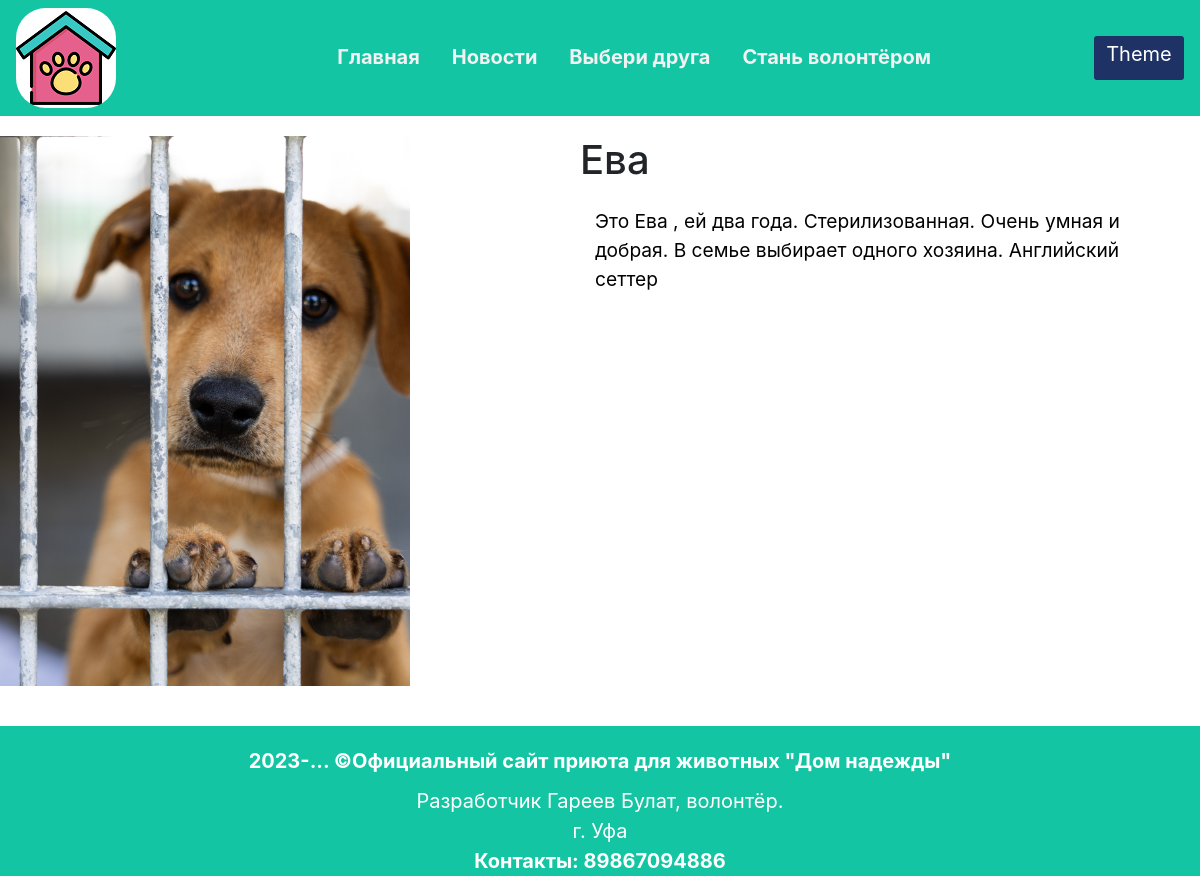
Page /pets/2/ on the committed database.
### page/models.py (models this page shows, shortened)
class Animal(models.Model):
    photo = models.ImageField(upload_to='animal_photos')
    name = models.CharField(max_length=100)
    description = models.TextField()

### page/views.py (the view)
# urls.py: path('pets/<int:pk>/', views.pet_detail, name='pet_detail'),
def pet_detail(request, pk):
    animal = Animal.objects.get(pk=pk)
    context = {'animal': animal}
    return render(request, 'pet_detail.html', context)

### page/templates/pet_detail.html
{% extends 'base.html' %}
{% load static %}
{% block content %}
<section>
  <div class="row" style="margin-right: 40px; padding-top: 20px; padding-bottom: 40px;">
    <div class="col-md-4">
      <img class="card-img-top" src="{{ animal.photo.url }}"
        alt="{{ animal.name }}" style="margin-left: -80px; height: 550px; width: 30rem; object-fit: cover;">
    </div>
    <div class="col-md-8" style="padding-left: 200px;">
      <h1>{{ animal.name }}</h1>
      <p class="card-text" style=" overflow-wrap: break-word;">{{ animal.description }}</p>
    </div>
  </div>
</section>
{% endblock %}

### page/static/css/light_styles.css (style rules this page uses)
html, body { height: 100%; margin: 0; display: flex; flex-direction: column; }
section { padding: 0 15px; }
@media (min-width: 575.98px) { section { padding: 0 calc(50% - 270px); } }
@media (min-width: 767.98px) { section { padding: 0 calc(50% - 360px); } }
@media (min-width: 991.98px) { section { padding: 0 calc(50% - 480px); } }
@media (min-width: 1199.98px) { section { padding: 0 calc(50% - 590px); } }
p { transition: 3s; color: black; }
p { padding: 15px; font-size: 1.2em; }

### rows in the picture
Animal: photo (picture), name "Ева", description "Это Ева , ей два года. Стерилизованная. Очень умная и добрая. В семье выбирает одного хозяина. Английский сеттер"
